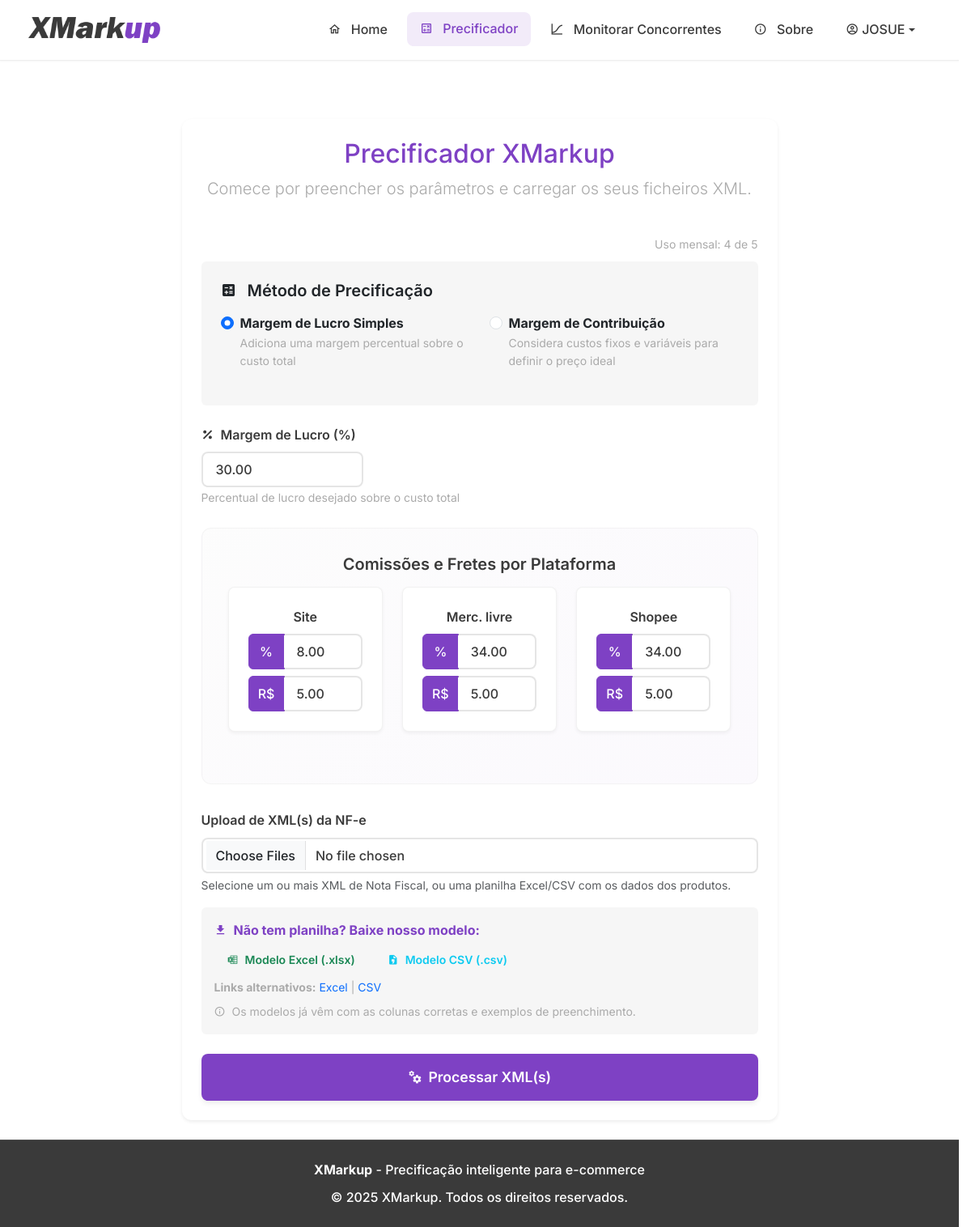
The app's page /precificador (signed in), older data.
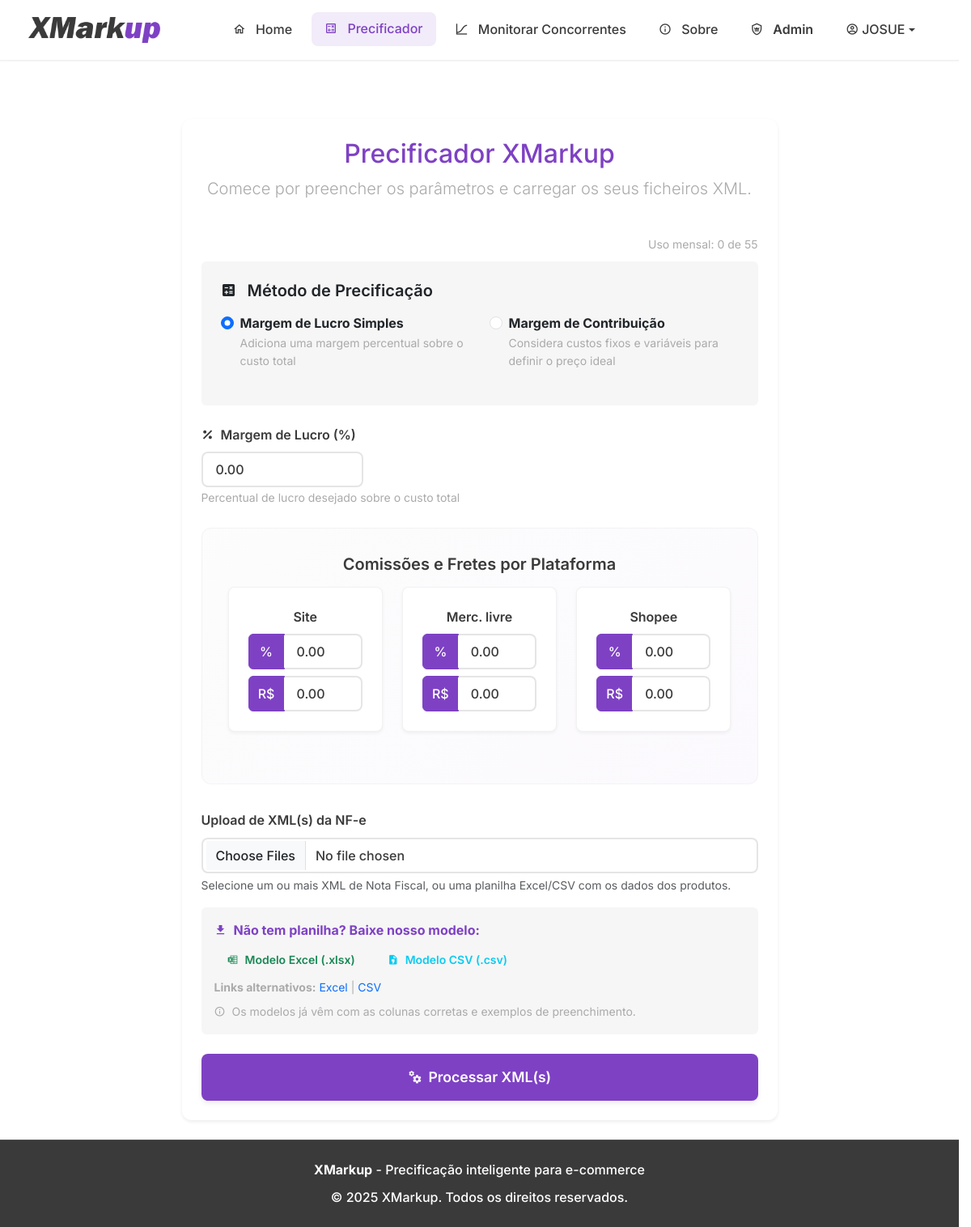
The same page, newer data.
### tables this page shows
CREATE TABLE users (
            id INTEGER PRIMARY KEY AUTOINCREMENT,
            email TEXT UNIQUE NOT NULL,
            password TEXT NOT NULL,
            nome_completo TEXT,
            empresa TEXT,
            telefone TEXT,
            ramo_atividade TEXT,
            marketplaces TEXT,
            is_admin BOOLEAN NOT NULL DEFAULT 0,
            
            -- COLUNAS DE GESTÃO DE CLIENTES --
            status_cliente TEXT NOT NULL DEFAULT 'Safira',
            precificacao_limit INTEGER NOT NULL DEFAULT 5,
            limit_reset_date TIMESTAMP,

            -- COLUNAS DE CONFIGURAÇÃO --
            default_margem REAL DEFAULT 0.0,
            default_comissao_site REAL DEFAULT 0.0,
            default_frete_site REAL DEFAULT 0.0,
            default_comissao_ml REAL DEFAULT 0.0,
            default_frete_ml REAL DEFAULT 0.0,
            default_comissao_shopee REAL DEFAULT 0.0,
            default_frete_shopee REAL DEFAULT 0.0,
            
            -- NOVAS COLUNAS PARA MARGEM DE CONTRIBUIÇÃO --
            default_pricing_method TEXT DEFAULT 'simple_margin',
            default_fixed_costs REAL DEFAULT 0.0,
            default_monthly_sales_qty INTEGER DEFAULT 100,
            default_contribution_margin REAL DEFAULT 30.0,
            
            -- NOVAS COLUNAS PARA EXCLUSÃO DE CONTA --
            is_deleted BOOLEAN NOT NULL DEFAULT 0,
            deleted_at TIMESTAMP,
            delete_reason TEXT
        );

### app.py (the view, shortened to what this page needs)
@app.route('/precificador', methods=["GET", "POST"])
@login_required
def precificador():
    db = get_db()
    contagem_recente = get_user_usage(db, current_user.id, current_user.limit_reset_date)
    limite_atingido = contagem_recente >= current_user.precificacao_limit
    user_settings = db.execute('SELECT * FROM users WHERE id = ?', (current_user.id,)).fetchone()
    parametros = {
        'margem': user_settings['default_margem'],
        'comissao_site': user_settings['default_comissao_site'],
        'frete_site': user_settings['default_frete_site'],
        'comissao_ml': user_settings['default_comissao_ml'],
        'frete_ml': user_settings['default_frete_ml'],
        'comissao_shopee': user_settings['default_comissao_shopee'],
        'frete_shopee': user_settings['default_frete_shopee'],
        'contribution_margin': user_settings['default_contribution_margin'],
    }
    return render_template(
        "precificador.html",
        parametros=parametros,
        limite_atingido=limite_atingido,
        contagem_recente=contagem_recente,
        limite_total=current_user.precificacao_limit
    )

### templates/precificador.html (shortened to what this page needs)
{% extends "base.html" %}
{% block content %}
<div class="container mt-4">
    {% if not produtos %}
    <div class="row justify-content-center">
        <div class="col-lg-8">
            <div class="card p-4 shadow-sm mt-4">
                <div class="text-center mb-4">
                    <h2 class="text-primary">Precificador XMarkup</h2>
                    <p class="lead text-muted">Comece por preencher os parâmetros e carregar os seus ficheiros XML.</p>
                </div>
                {% if limite_atingido %}
                <div class="alert alert-warning text-center" role="alert">
                    <h4 class="alert-heading"><span class="mdi mdi-alert-circle-outline"></span> Limite Atingido</h4>
                    <p>Você já realizou {{ contagem_recente }} de {{ limite_total }} precificações permitidas.</p>
                    <hr>
                    <p class="mb-0">Para continuar a usar, por favor, <a href="{{ url_for('feedback') }}" class="alert-link">entre em contacto</a> ou aguarde a renovação do seu limite.</p>
                </div>
                {% else %}
                <div class="text-end text-muted mb-2">
                    <small>Uso mensal: {{ contagem_recente }} de {{ limite_total }}</small>
                </div>
                {% endif %}
                <form method="post" action="{{ url_for('precificador') }}" enctype="multipart/form-data" id="form-param">
                    <fieldset {% if limite_atingido %}disabled{% endif %}>
                        <div class="mb-4 p-4 bg-light rounded">
                            <h5 class="fw-semibold mb-3">
                                <span class="mdi mdi-calculator-variant me-2"></span>
                                Método de Precificação
                            </h5>
                            <div class="row">
                                <div class="col-md-6 mb-3">
                                    <div class="form-check">
                                        <input class="form-check-input" type="radio" name="pricing_method" id="simple_margin_method" value="simple_margin"
                                               {% if parametros.get('pricing_method', 'simple_margin') == 'simple_margin' %}checked{% endif %}>
                                        <label class="form-check-label" for="simple_margin_method">
                                            <strong>Margem de Lucro Simples</strong>
                                            <p class="text-muted small mb-0">Adiciona uma margem percentual sobre o custo total</p>
                                        </label>
                                    </div>
                                </div>
                                <div class="col-md-6 mb-3">
                                    <div class="form-check">
                                        <input class="form-check-input" type="radio" name="pricing_method" id="contribution_margin_method" value="contribution_margin"
                                               {% if parametros.get('pricing_method') == 'contribution_margin' %}checked{% endif %}>
                                        <label class="form-check-label" for="contribution_margin_method">
                                            <strong>Margem de Contribuição</strong>
                                            <p class="text-muted small mb-0">Considera custos fixos e variáveis para definir o preço ideal</p>
                                        </label>
                                    </div>
                                </div>
                            </div>
                        </div>
                        <div id="simple_margin_params" class="pricing-params" style="{% if parametros.get('pricing_method') == 'contribution_margin' %}display: none;{% endif %}">
                            <div class="mb-4">
                                <label class="form-label fw-semibold">
                                    <span class="mdi mdi-percent me-1"></span>
                                    Margem de Lucro (%)
                                </label>
                                <input type="number" step="any" min="0" name="margem" class="form-control" style="max-width:200px;" value="{{ parametros.get('margem', '') | input_num }}">
                                <small class="form-text text-muted">Percentual de lucro desejado sobre o custo total</small>
                            </div>
                        </div>
                        <div class="comissoes-fretes-section">
                            <h5 class="mb-3">Comissões e Fretes por Plataforma</h5>
                            <div class="row">
                                {% for p in ['site', 'ml', 'shopee'] %}
                                <div class="col-md-4 mb-3">
                                    <div class="platform-group">
                                        <label class="form-label">{{ p | replace('ml', 'Merc. livre') | replace('site', 'Site') | replace('shopee', 'Shopee') }}</label>
                                        <div class="input-group mb-2">
                                            <span class="input-group-text">%</span>
                                            <input type="number" step="any" min="0" name="comissao_{{p}}" class="form-control" placeholder="Comissão" required value="{{ parametros.get('comissao_' + p, '') | input_num }}">
                                        </div>
                                        <div class="input-group">
                                            <span class="input-group-text">R$</span>
                                            <input type="number" step="any" min="0" name="frete_{{p}}" class="form-control" placeholder="Frete" required value="{{ parametros.get('frete_' + p, '') | input_num }}">
                                        </div>
                                    </div>
                                </div>
                                {% endfor %}
                            </div>
                        </div>
                        <div class="mb-4">
                            <label class="form-label fw-semibold">Upload de XML(s) da NF-e</label>
                            <input type="file" class="form-control" name="xmlfiles" multiple required accept=".xml,.xlsx,.csv">
                            <div class="form-text">Selecione um ou mais XML de Nota Fiscal, ou uma planilha Excel/CSV com os dados dos produtos.</div>
                            <div class="mt-3 p-3 bg-light rounded">
                                <div class="d-flex align-items-center mb-2">
                                    <span class="mdi mdi-download me-2 text-primary"></span>
                                    <strong class="text-primary">Não tem planilha? Baixe nosso modelo:</strong>
                                </div>
                                <div class="d-flex gap-2 flex-wrap">
                                    <a href="{{ url_for('download_modelo_excel') }}" class="btn btn-outline-success btn-sm"
                                       onclick="if(event.target.href.includes('login')) { event.preventDefault(); window.location.href='{{ url_for('public_download_modelo_excel') }}'; }">
                                        <span class="mdi mdi-microsoft-excel me-1"></span>
                                        Modelo Excel (.xlsx)
                                    </a>
                                    <a href="{{ url_for('download_modelo_csv') }}" class="btn btn-outline-info btn-sm"
                                       onclick="if(event.target.href.includes('login')) { event.preventDefault(); window.location.href='{{ url_for('public_download_modelo_csv') }}'; }">
                                        <span class="mdi mdi-file-delimited me-1"></span>
                                        Modelo CSV (.csv)
                                    </a>
                                </div>
                                <div class="d-flex gap-2 flex-wrap mt-2">
                                    <small class="text-muted">
                                        <strong>Links alternativos:</strong>
                                        <a href="{{ url_for('public_download_modelo_excel') }}" class="text-decoration-none">Excel</a> |
                                        <a href="{{ url_for('public_download_modelo_csv') }}" class="text-decoration-none">CSV</a>
                                    </small>
                                </div>
                                <small class="text-muted d-block mt-2">
                                    <span class="mdi mdi-information-outline me-1"></span>
                                    Os modelos já vêm com as colunas corretas e exemplos de preenchimento.
                                </small>
                            </div>
                        </div>
                        <div class="d-grid">
                            <button type="submit" class="btn btn-primary btn-lg"><span class="mdi mdi-cogs me-1"></span> Processar XML(s)</button>
                        </div>
                    </fieldset>
                </form>
            </div>
        </div>
    </div>
    {% endif %}
</div>
{% endblock %}

### templates/base.html (shortened to what this page needs)
<!DOCTYPE html>
<html lang="pt-br">
<head>
    <link href="https://cdn.jsdelivr.net/npm/bootstrap@5.3.3/dist/css/bootstrap.min.css" rel="stylesheet">
    <link rel="stylesheet" href="https://cdn.jsdelivr.net/npm/@mdi/font@7.4.47/css/materialdesignicons.min.css">
    <link rel="stylesheet" href="{{ url_for('static', filename='css/style.css') }}">
</head>
<body>
    <nav class="navbar navbar-expand-lg sticky-top">
        <div class="container">
            <a class="navbar-brand d-flex align-items-center" href="{{ url_for('home') }}">
                <img src="{{ url_for('static', filename='logo.png') }}" alt="XMarkup Logo" height="32" class="me-2">
            </a>
            <div class="collapse navbar-collapse" id="navbarNav">
                <ul class="navbar-nav ms-auto">
                    <li class="nav-item">
                        <a class="nav-link {% if request.endpoint == 'home' %}active{% endif %}"
                           href="{{ url_for('home') }}">
                            <span class="mdi mdi-home-outline"></span>
                            Home
                        </a>
                    </li>
                    {% if current_user.is_authenticated %}
                    <li class="nav-item">
                        <a class="nav-link {% if request.endpoint == 'precificador' %}active{% endif %}"
                           href="{{ url_for('precificador') }}">
                            <span class="mdi mdi-calculator-variant-outline"></span>
                            Precificador
                        </a>
                    </li>
                    <li class="nav-item">
                        <a class="nav-link {% if request.endpoint == 'competitor_monitor' %}active{% endif %}"
                           href="{{ url_for('competitor_monitor') }}">
                            <span class="mdi mdi-chart-bell-curve-cumulative"></span>
                            Monitorar Concorrentes
                        </a>
                    </li>
                    {% endif %}
                    <li class="nav-item">
                        <a class="nav-link {% if request.endpoint == 'sobre' %}active{% endif %}"
                           href="{{ url_for('sobre') }}">
                            <span class="mdi mdi-information-outline"></span>
                            Sobre
                        </a>
                    </li>
                    {% if current_user.is_authenticated %}
                        {% if current_user.is_admin %}
                        <li class="nav-item">
                            <a class="nav-link text-primary fw-semibold {% if request.endpoint == 'admin_dashboard' %}active{% endif %}"
                               href="{{ url_for('admin_dashboard') }}">
                                <span class="mdi mdi-shield-crown-outline"></span>
                                Admin
                            </a>
                        </li>
                        {% endif %}
                        <li class="nav-item dropdown">
                            <a class="nav-link dropdown-toggle d-flex align-items-center" href="#" id="navbarDropdown"
                               role="button" data-bs-toggle="dropdown" aria-expanded="false">
                                <span class="mdi mdi-account-circle-outline me-1"></span>
                                {{ current_user.nome_completo.split(' ')[0] }}
                            </a>
                        </li>
                    {% endif %}
                </ul>
            </div>
        </div>
    </nav>
    <main class="py-4">
        {% block content %}{% endblock %}
    </main>
    <footer class="text-center">
        <div class="container">
            <div class="row">
                <div class="col-md-12">
                    <p class="mb-2">
                        <strong>XMarkup</strong> - Precificação inteligente para e-commerce
                    </p>
                    <p class="mb-0">
                        &copy; {{ moment().format('YYYY') if moment else '2025' }} XMarkup. Todos os direitos reservados.
                    </p>
                </div>
            </div>
        </div>
    </footer>
</body>
</html>

Row changes from the older to the newer data that the page shows:
changed users "JOSUE": is_admin False → True (drawn); margem "30.00" → "0.00"; comissao_site "8.00" → "0.00"; frete_site "5.00" → "0.00"; comissao_ml "34.00" → "0.00"; frete_ml "5.00" → "0.00"; comissao_shopee "34.00" → "0.00"; frete_shopee "5.00" → "0.00"
Text that changed along with them:
{{ contagem_recente }}: "4" → "0"
{{ limite_total }}: "5" → "55"
text now shown: "Admin"
